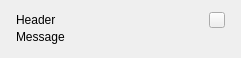
<?xml version="1.0" encoding="UTF-8"?>
<ui version="4.0">
 <class>WarningNotification</class>
 <widget class="QWidget" name="WarningNotification">
  <property name="geometry">
   <rect>
    <x>0</x>
    <y>0</y>
    <width>241</width>
    <height>58</height>
   </rect>
  </property>
  <property name="windowTitle">
   <string>Form</string>
  </property>
  <layout class="QVBoxLayout" name="verticalLayout" stretch="0,1">
   <property name="spacing">
    <number>0</number>
   </property>
   <property name="leftMargin">
    <number>16</number>
   </property>
   <property name="topMargin">
    <number>12</number>
   </property>
   <property name="rightMargin">
    <number>16</number>
   </property>
   <property name="bottomMargin">
    <number>12</number>
   </property>
   <item>
    <layout class="QHBoxLayout" name="horizontalLayout" stretch="1,0">
     <item>
      <widget class="QLabel" name="headerLabel">
       <property name="text">
        <string>Header</string>
       </property>
      </widget>
     </item>
     <item>
      <widget class="QPushButton" name="closeBtn">
       <property name="minimumSize">
        <size>
         <width>16</width>
         <height>16</height>
        </size>
       </property>
       <property name="maximumSize">
        <size>
         <width>16</width>
         <height>16</height>
        </size>
       </property>
       <property name="text">
        <string/>
       </property>
       <property name="icon">
        <iconset resource="../../../resource.qrc">
         <normaloff>:/resource/icons/icon_cross_black.png</normaloff>:/resource/icons/icon_cross_black.png</iconset>
       </property>
      </widget>
     </item>
    </layout>
   </item>
   <item>
    <widget class="QLabel" name="textLabel">
     <property name="text">
      <string>Message</string>
     </property>
     <property name="wordWrap">
      <bool>true</bool>
     </property>
    </widget>
   </item>
  </layout>
 </widget>
 <resources>
  <include location="../../../resource.qrc"/>
 </resources>
 <connections/>
</ui>
